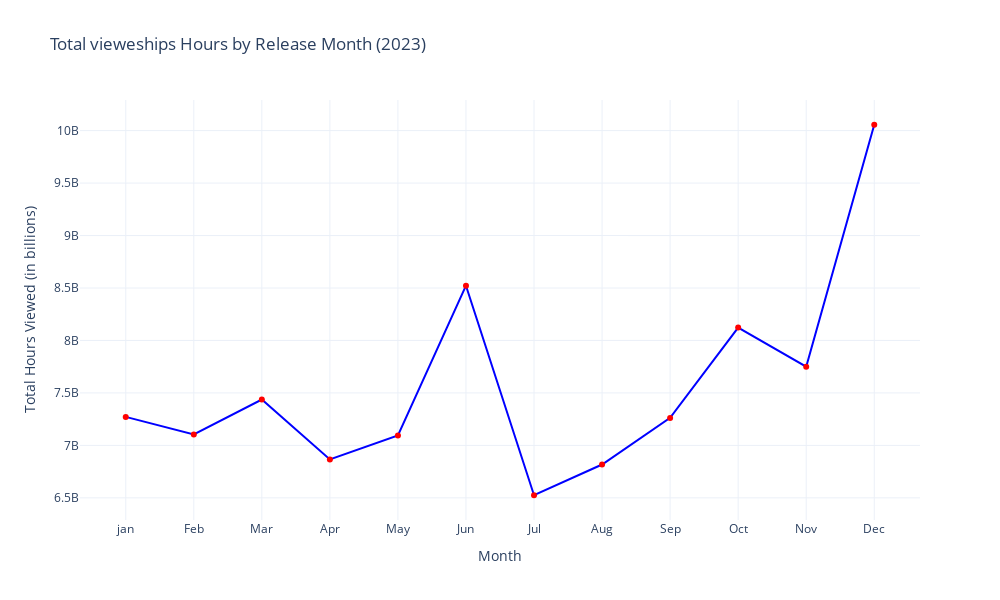

Write notebook code for a chart like this one.
### Code cell
df['Release Month'] = df['Release Date'].dt.month

monthly_viewership = df.groupby('Release Month')['Hours Viewed'].sum()

fig = go.Figure(data=[
    go.Scatter(
        x=monthly_viewership.index,
        y=monthly_viewership.values,
        mode='lines+markers',
        marker=dict(color='red'),
        line=dict(color='blue')
    )
])

fig.update_layout(
    title = 'Total vieweships Hours by Release Month (2023)',
    xaxis_title = 'Month',
    yaxis_title = 'Total Hours Viewed (in billions)',
    xaxis=dict(
        tickmode='array',
        tickvals=list(range(1,13)),
        ticktext=['jan','Feb', 'Mar', 'Apr', 'May', 'Jun', 'Jul', 'Aug', 'Sep', 'Oct', 'Nov', 'Dec']
    ),
    height=600,
    width=1000
)
fig.show()

### Figure 1 — Plotly figure (JSON) as saved in the notebook; plotly's stock layout.template omitted (floating-point values rounded to 4 significant figures)
{"data": [{"line": {"color": "blue"}, "marker": {"color": "red"}, "mode": "lines+markers", "type": "scatter", "x": [1, 2, 3, 4, 5, 6, 7, 8, 9, 10, 11, 12], "y": [7271600000, 7103700000, 7437100000, 6865700000, 7094600000, 8522000000, 6524800000, 6817800000, 7262200000, 8123200000, 7749500000, 10055800000]}], "layout": {"height": 600, "title": {"text": "Total vieweships Hours by Release Month (2023)"}, "width": 1000, "xaxis": {"tickmode": "array", "ticktext": ["jan", "Feb", "Mar", "Apr", "May", "Jun", "Jul", "Aug", "Sep", "Oct", "Nov", "Dec"], "tickvals": [1, 2, 3, 4, 5, 6, 7, 8, 9, 10, 11, 12], "title": {"text": "Month"}}, "yaxis": {"title": {"text": "Total Hours Viewed (in billions)"}}}}
